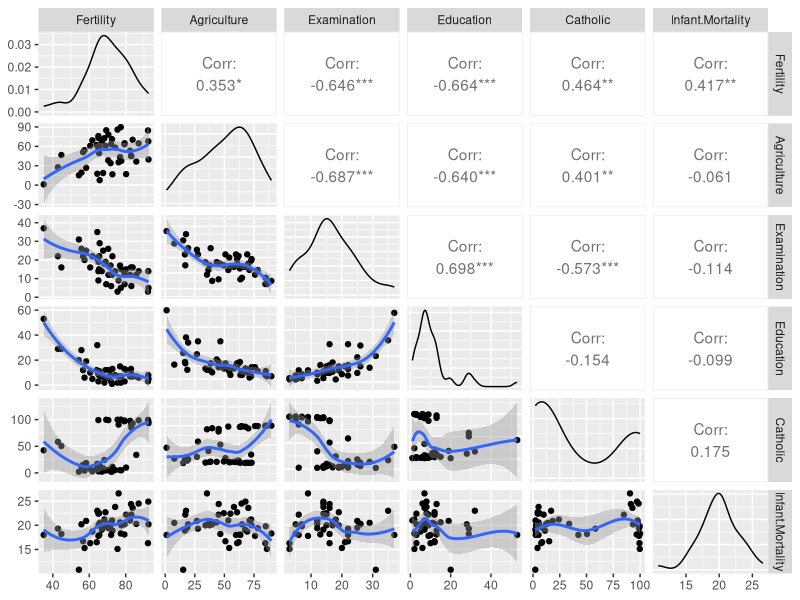
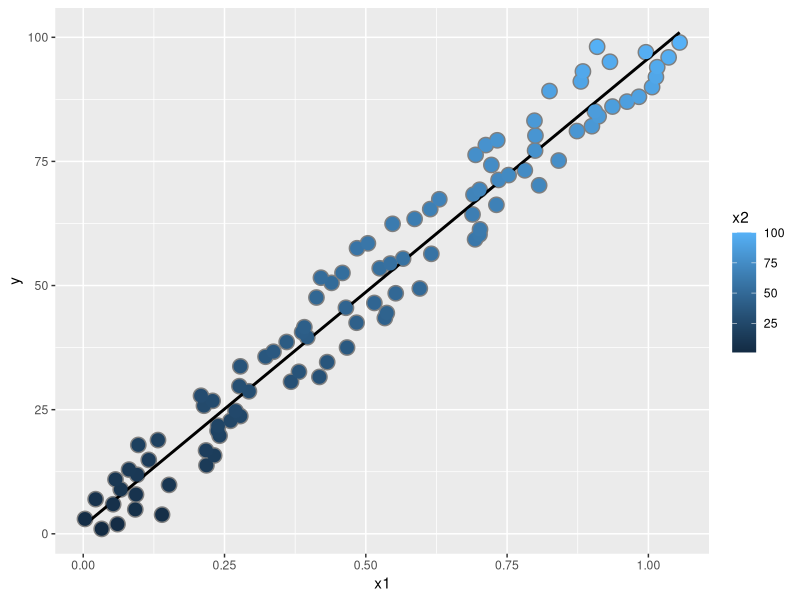
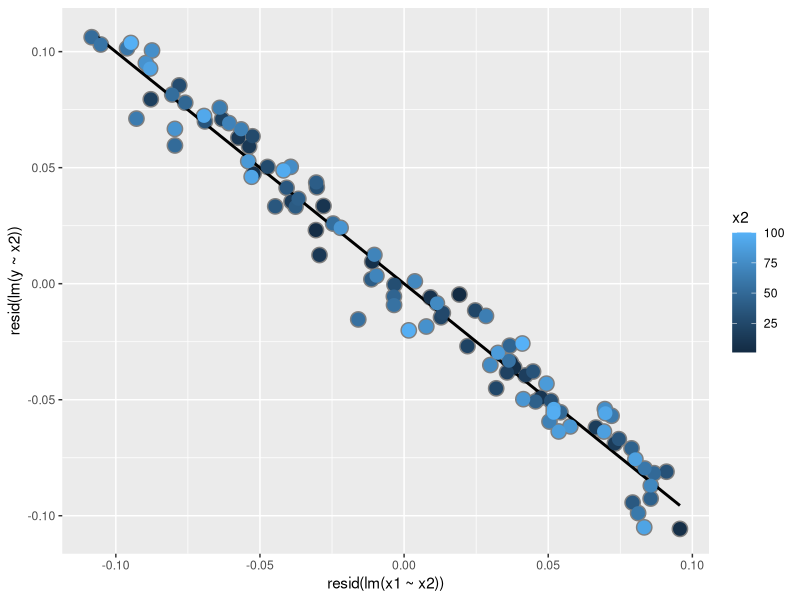
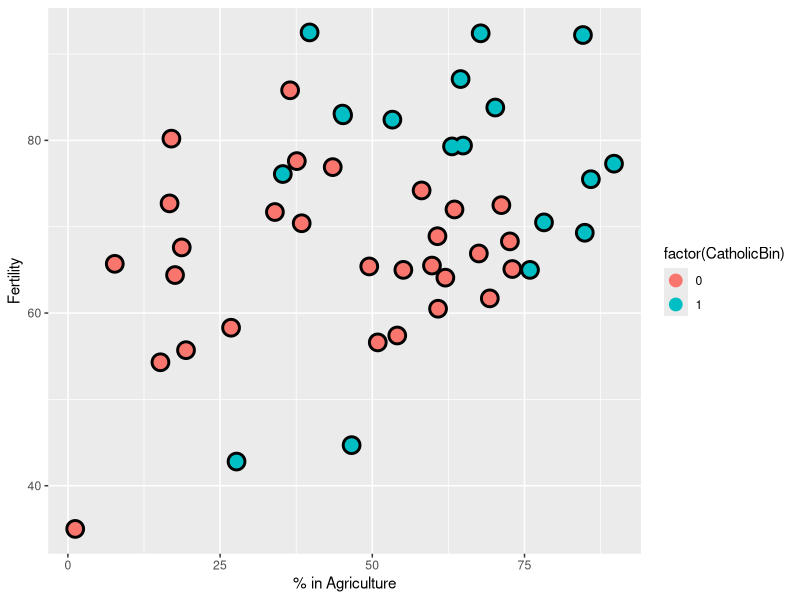
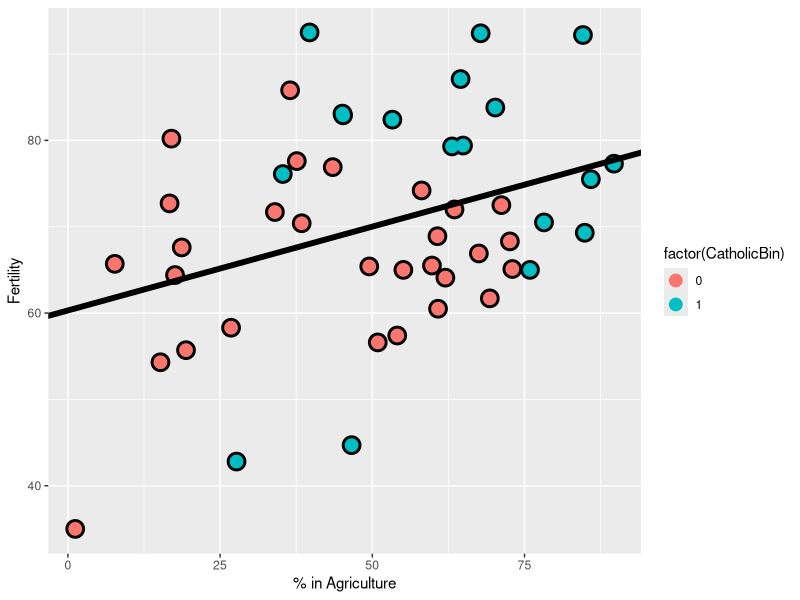
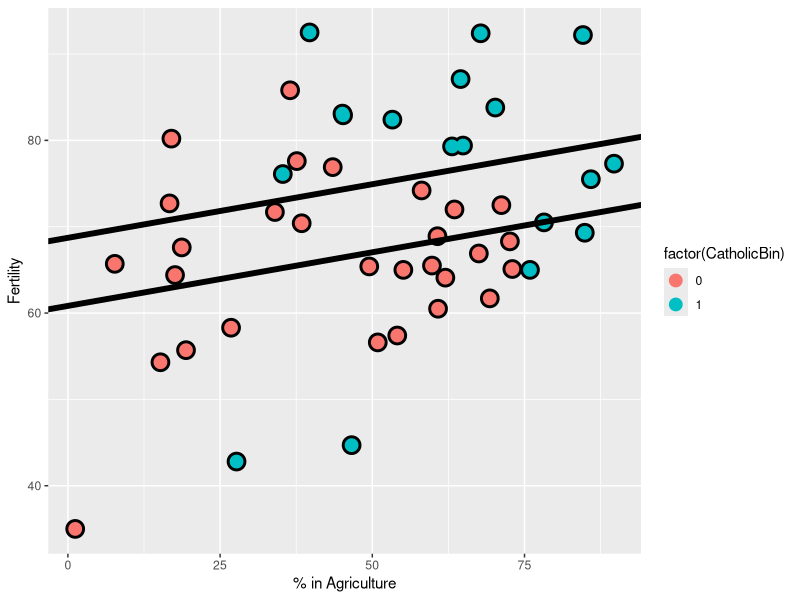
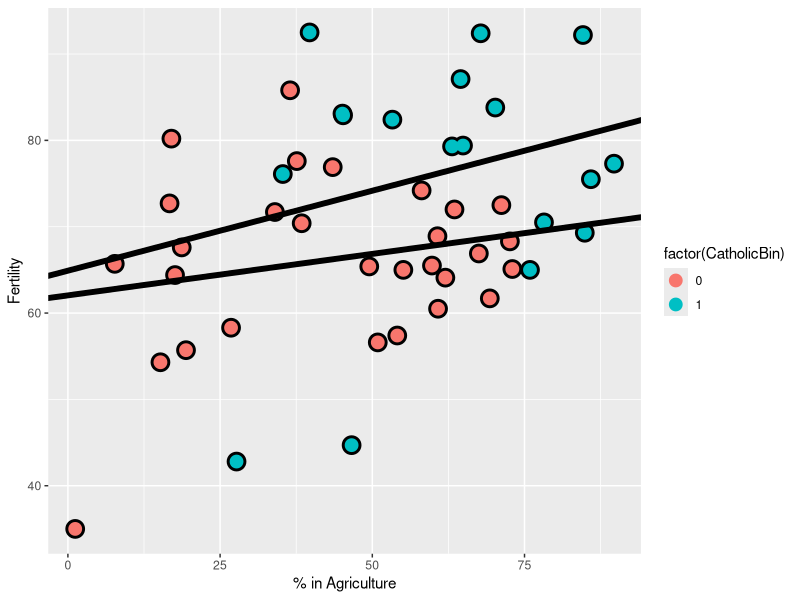

These figures' R source, in order:
## ---- chunk 1
require(datasets); data(swiss); require(GGally); require(ggplot2)
my_fn <- function(data, mapping, method="loess", ...){
      p <- ggplot(data = data, mapping = mapping) + 
      geom_point() + 
      geom_smooth(method=method, ...)
      p
    }

# Default loess curve    
ggpairs(swiss, lower = list(continuous = my_fn))
## ---- chunk 2
modelo <- lm(Fertility ~ . , data = swiss)
summary(modelo)$coefficients
## ---- chunk 3
summary(lm(Fertility ~ Agriculture, data = swiss))$coefficients
## ---- chunk 4
n <- 100
x2 <- 1 : n
x1 <- .01 * x2 + runif(n, -.1, .1)
y = -x1 + x2 + rnorm(n, sd = .01)
summary(lm(y ~ x1))$coef
summary(lm(y ~ x1 + x2))$coef
## ---- chunk 5
dat = data.frame(y = y, x1 = x1, x2 = x2, ey = resid(lm(y ~ x2)), ex1 = resid(lm(x1 ~ x2)))
library(ggplot2)
g = ggplot(dat, aes(y = y, x = x1, colour = x2))
g = g + geom_point(colour="grey50", size = 5) + geom_smooth(method = lm, se = FALSE, colour = "black") 
g = g + geom_point(size = 4) 
g
## ---- chunk 6
g2 = ggplot(dat, aes(y = ey, x = ex1, colour = x2))  
g2 = g2 + geom_point(colour="grey50", size = 5) + geom_smooth(method = lm, se = FALSE, colour = "black") + geom_point(size = 4) +ylab("resid(lm(y ~ x2))")+xlab("resid(lm(x1 ~ x2))")
g2
## ---- chunk 7
library(dplyr); 
swiss = mutate(swiss, CatholicBin = 1 * (Catholic > 50))
## ---- chunk 8
g = ggplot(swiss, aes(x = Agriculture, y = Fertility, colour = factor(CatholicBin)))
g = g + geom_point(size = 6, colour = "black") + geom_point(size = 4)
g = g + xlab("% in Agriculture") + ylab("Fertility")
g
## ---- chunk 9
summary(lm(Fertility ~ Agriculture, data = swiss))$coef
## ---- chunk 10
fit = lm(Fertility ~ Agriculture, data = swiss)
g1 = g
g1 = g1 + geom_abline(intercept = coef(fit)[1], slope = coef(fit)[2], size = 2)
g1
## ---- chunk 11
summary(lm(Fertility ~ Agriculture + factor(CatholicBin), data = swiss))$coef
## ---- chunk 12
fit = lm(Fertility ~ Agriculture + factor(CatholicBin), data = swiss)
g1 = g
g1 = g1 + geom_abline(intercept = coef(fit)[1], slope = coef(fit)[2], size = 2)
g1 = g1 + geom_abline(intercept = coef(fit)[1] + coef(fit)[3], slope = coef(fit)[2], size = 2)
g1
## ---- chunk 13
summary(lm(Fertility ~ Agriculture * factor(CatholicBin), data = swiss))$coef
## ---- chunk 14
fit = lm(Fertility ~ Agriculture * factor(CatholicBin), data = swiss)
g1 = g
g1 = g1 + geom_abline(intercept = coef(fit)[1], slope = coef(fit)[2], size = 2)
g1 = g1 + geom_abline(intercept = coef(fit)[1] + coef(fit)[3], 
                          slope = coef(fit)[2] + coef(fit)[4], size = 2)
g1
